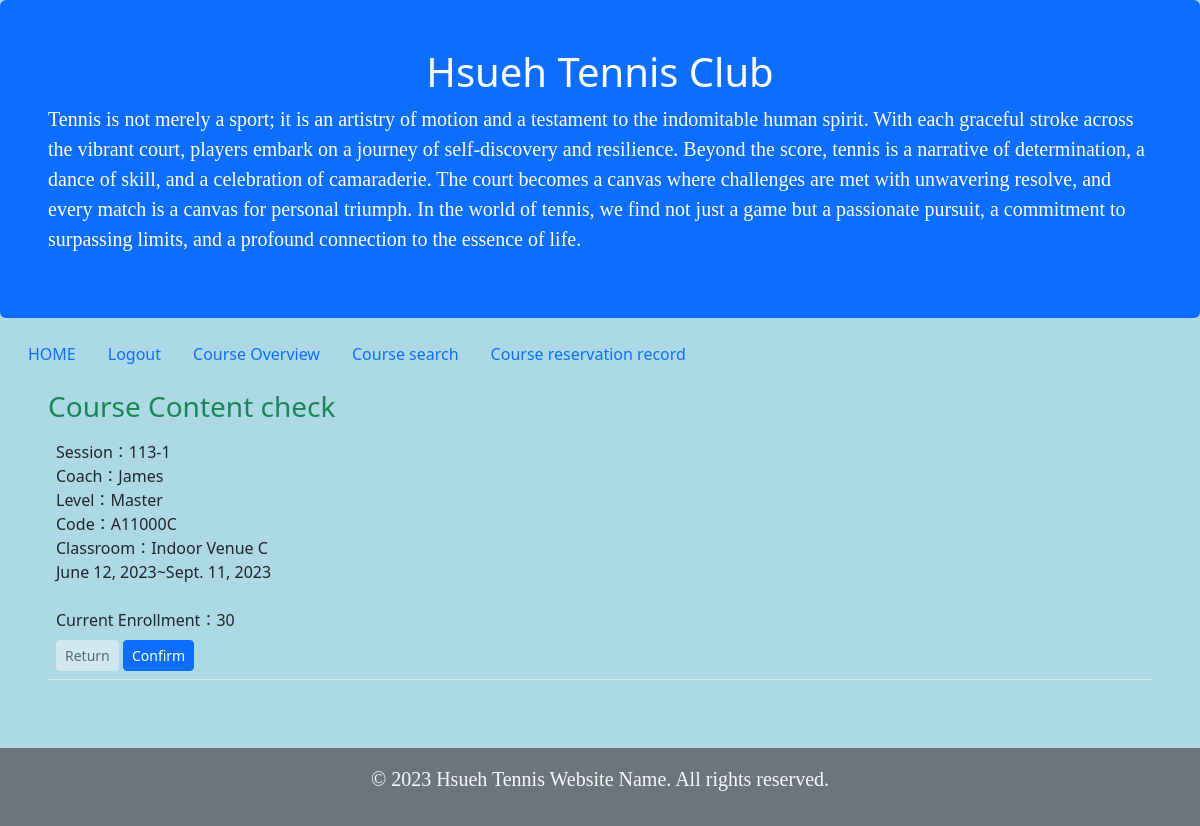
/Course_reservation/Course_content?code=A11000C (signed in), run on an earlier commit of the app's database.
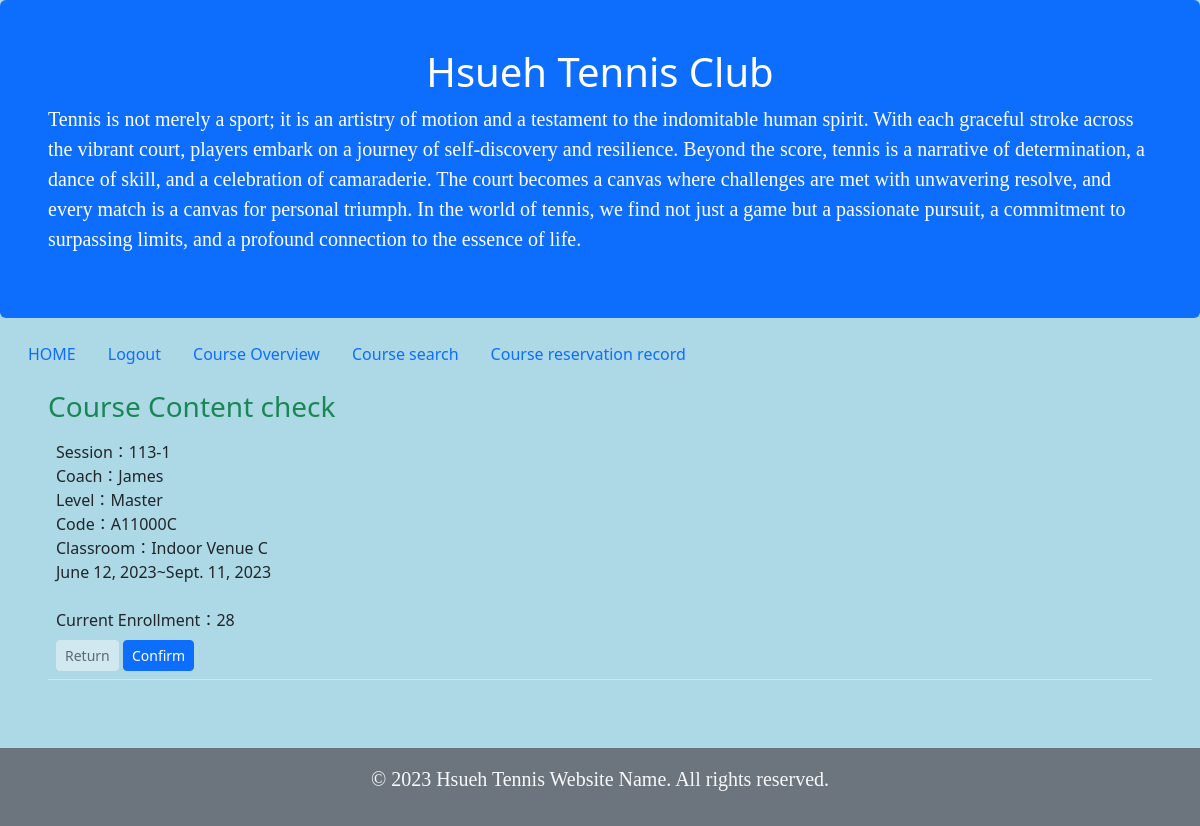
And on a later commit of the database.
### Course_reservation/models.py (models this page shows)
class Course_reservation(models.Model):
    Period = models.CharField(max_length=255,null=True,help_text="期別")
    Course_code = models.CharField(max_length=255,null=True,help_text="課程代碼")
    Time_start = models.DateField(null=True,help_text="開始日期")
    Time_end = models.DateField(null=True,help_text="結束日期")
    week_choices = [
        ('Monday', 'Monday'),
        ('Tuesday', 'Tuesday'),
        ('Wednesday', 'Wednesday'),
        ('Thursday', 'Thursday'),
        ('Friday', 'Friday'),
    ]
    week=models.CharField(max_length=10, choices=week_choices, default='')
    class_time_start=models.TimeField(null=True)
    class_time_end=models.TimeField(null=True)
    Classroom = models.CharField(max_length=255,null=True,help_text="教室")
    Category_choices = [
        ('Beginner', 'Beginner'),
        ('Intermediate', 'Intermediate'),
        ('Master', 'Master'),
    ]
    Category = models.CharField(max_length=255,choices=Category_choices,null=True,help_text="課程等級")
    Coach_name = models.CharField(max_length=255,null=True,help_text="教練名子")
    Full_number_applicants = models.IntegerField(default=26,null=True,help_text="總共可報名的人數")
    Current_number_applicants = models.IntegerField(default=0,null=True,help_text="目前報名人數")
    Class_status_choices = [
        ('Registration Open', 'Registration Open'),#報名中
        (' Registration Closed', ' Registration Closed'),#報名已滿
        ('Cancelled ', 'Cancelled '),#停開
        ('On-site Registration Only', 'On-site Registration Only'),#僅現場報名
    ]
    Class_status = models.CharField(max_length=255,choices=Class_status_choices,null=True,help_text="班級狀態，報名中、報名已滿、停開、僅現場報名")
    def __str__(self):
        return f"{self.Period} {self.Course_code}"

### Course_reservation/views.py (the view)
# urls.py: path('Course_content', views.Course_content, name='Course_content'),
def Course_content(request):
    master = master_html(request)
    if (request.user.username[:4] == "v3-2"):
        template = loader.get_template('Course_content_v3_2.html')
    elif (request.user.username[:4] == "v4-2"):
        template = loader.get_template('Course_content_v4_2.html')
    elif (request.user.username[:4] == "v5-2"):
        template = loader.get_template('Course_content_v5_2.html')
    elif (request.user.username[:4] == "v6-1"):
        template = loader.get_template('Course_content_v7_1.html')
    elif (request.user.username[:4] == "v6-2"):
        template = loader.get_template('Course_content_v7_1.html')
    elif (request.user.username[:4] == "v7-1"):
        template = loader.get_template('Course_content_v7_1.html')
    elif (request.user.username[:4] == "v7-2"):
        template = loader.get_template('Course_content_v7_1.html')
    else:
        template = loader.get_template('Course_content.html')
    data = {}
    print(request.GET.get('code'))
    if not request.user.is_authenticated:
        print(request.user)
        return redirect('/login/')
    try:
        code = request.GET.get('code')
        print("code:"+code)
        data = Course_reservation.objects.filter(Course_code=code)
        for i in data:
            print(i)
        context = {
            "Course": data,
            'master': master
        }
        return HttpResponse(template.render(context))
    except:
        urid = None
        context = {
            "Course": data,
            'master': master
        }
        return HttpResponse(template.render(context))

### Course_reservation/templates/Course_content.html (shortened to what this page needs)
{% extends master %}
{% block content %}
<div class="container-fluid p-5 pt-3">
    <h3 class="text-success">Course Content check</h3>
    <td width="10%" class="p-0">
        <table class="table">
            {% for Course_reservation in Course %}
            <tr>
                <td>
                    Session：{{ Course_reservation.Period }}<br>
                    Coach：{{ Course_reservation.Coach_name }}<br>
                    Level：{{ Course_reservation.Category }}
                    <br>
                    Code：{{ Course_reservation.Course_code }}
                    <br>
                    Classroom：{{ Course_reservation.Classroom }}
                    <br>
                    {{ Course_reservation.Time_start }}~{{ Course_reservation.Time_end }}<br>
                    <br>
                    Current Enrollment：{{ Course_reservation.Current_number_applicants }}
                    <br>
                     <a class="mt-2 btn btn-light btn-sm px-2 gap-3" style="opacity: 0.5;"
                        href="/Course_reservation/">Return</a>
                    <a id="{{ Course_reservation.Course_code }}_Course_Reservation" class="mt-2 btn btn-sm px-2 gap-3 btn-primary"
                        href="Coursereservation?code={{ Course_reservation.Course_code }}">Confirm</a>
                </td>
            </tr>
            {% endfor %}
        </table>
    </td>
</div>
{% endblock %}

What changed in the data, as far as the page shows it:
changed Course_reservation "James": Current_number_applicants "30" → "28"
